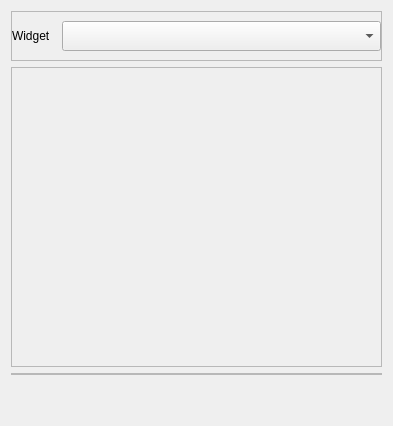
<?xml version="1.0" encoding="UTF-8"?>
<ui version="4.0">
 <class>GetComponentStyleSheetClass</class>
 <widget class="QWidget" name="GetComponentStyleSheetClass">
  <property name="geometry">
   <rect>
    <x>0</x>
    <y>0</y>
    <width>393</width>
    <height>426</height>
   </rect>
  </property>
  <property name="windowTitle">
   <string>GetComponentStyleSheet</string>
  </property>
  <layout class="QVBoxLayout" name="verticalLayout">
   <item>
    <widget class="QFrame" name="frame_2">
     <property name="minimumSize">
      <size>
       <width>0</width>
       <height>50</height>
      </size>
     </property>
     <property name="maximumSize">
      <size>
       <width>16777215</width>
       <height>50</height>
      </size>
     </property>
     <property name="frameShape">
      <enum>QFrame::StyledPanel</enum>
     </property>
     <property name="frameShadow">
      <enum>QFrame::Raised</enum>
     </property>
     <layout class="QHBoxLayout" name="horizontalLayout">
      <property name="spacing">
       <number>0</number>
      </property>
      <property name="leftMargin">
       <number>0</number>
      </property>
      <property name="topMargin">
       <number>0</number>
      </property>
      <property name="rightMargin">
       <number>0</number>
      </property>
      <property name="bottomMargin">
       <number>0</number>
      </property>
      <item>
       <widget class="QLabel" name="label">
        <property name="minimumSize">
         <size>
          <width>50</width>
          <height>0</height>
         </size>
        </property>
        <property name="maximumSize">
         <size>
          <width>50</width>
          <height>16777215</height>
         </size>
        </property>
        <property name="text">
         <string>Widget</string>
        </property>
       </widget>
      </item>
      <item>
       <widget class="QComboBox" name="comboBox">
        <property name="minimumSize">
         <size>
          <width>0</width>
          <height>30</height>
         </size>
        </property>
        <property name="maximumSize">
         <size>
          <width>16777215</width>
          <height>30</height>
         </size>
        </property>
       </widget>
      </item>
     </layout>
    </widget>
   </item>
   <item>
    <widget class="QFrame" name="frame">
     <property name="minimumSize">
      <size>
       <width>0</width>
       <height>300</height>
      </size>
     </property>
     <property name="maximumSize">
      <size>
       <width>16777215</width>
       <height>300</height>
      </size>
     </property>
     <property name="frameShape">
      <enum>QFrame::StyledPanel</enum>
     </property>
     <property name="frameShadow">
      <enum>QFrame::Raised</enum>
     </property>
    </widget>
   </item>
   <item>
    <widget class="QFrame" name="frame_3">
     <property name="frameShape">
      <enum>QFrame::StyledPanel</enum>
     </property>
     <property name="frameShadow">
      <enum>QFrame::Raised</enum>
     </property>
     <layout class="QVBoxLayout" name="verticalLayout_2">
      <property name="spacing">
       <number>0</number>
      </property>
      <property name="leftMargin">
       <number>0</number>
      </property>
      <property name="topMargin">
       <number>0</number>
      </property>
      <property name="rightMargin">
       <number>0</number>
      </property>
      <property name="bottomMargin">
       <number>0</number>
      </property>
     </layout>
    </widget>
   </item>
   <item>
    <spacer name="verticalSpacer">
     <property name="orientation">
      <enum>Qt::Vertical</enum>
     </property>
     <property name="sizeHint" stdset="0">
      <size>
       <width>20</width>
       <height>40</height>
      </size>
     </property>
    </spacer>
   </item>
  </layout>
 </widget>
 <layoutdefault spacing="6" margin="11"/>
 <resources/>
 <connections/>
</ui>
